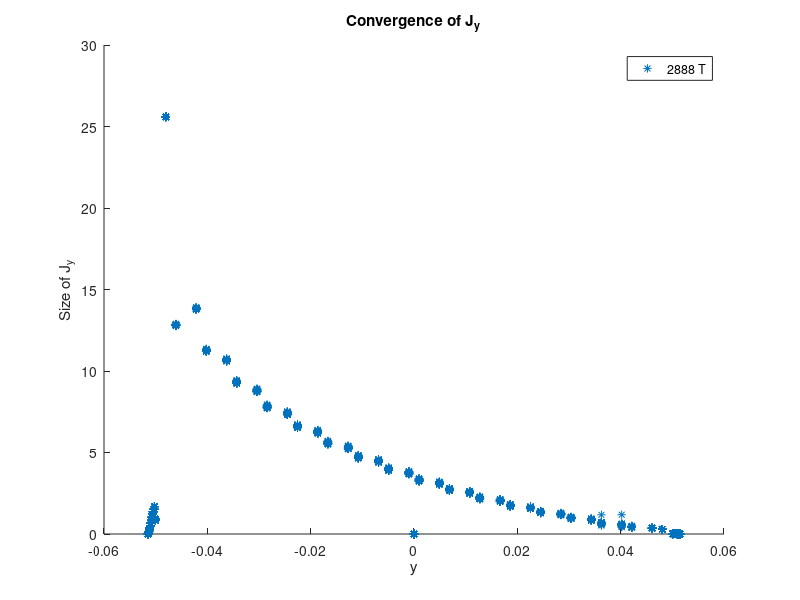
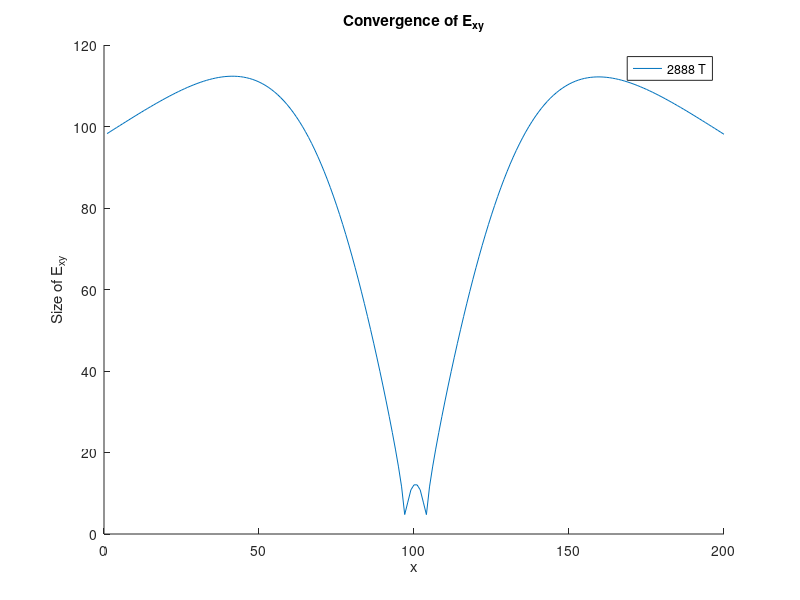
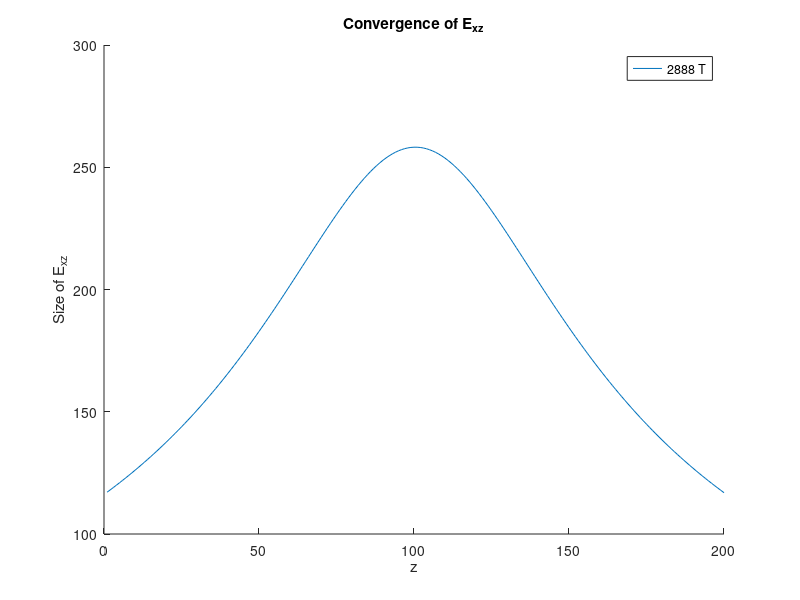

MATLAB code to generate these figures, in order:
P264=0;
P580=0;
P722=0;
P744=0;
P904=0;
P924=0;
P1060=0;
P1104=0;
P1458 =0;
P1680 =0;
P1922 =0;
P2312 =0;
P2888 =1;
P3528 =0;

close all

% load('ConvSlow.mat')
% load('ConvSlowSubWave.mat')

load('ConvSlowHalfTestWave.mat')
% load('ConvFast.mat')
% load('ConvFastSub.mat')

figure(1)
title('Convergence of J_y')
xlabel('y')
ylabel('Size of J_y')
PlottetLabels = {};
hold on

figure(2)
title('Convergence of E_{xy}')
xlabel('x')
ylabel('Size of E_{xy}')
hold on

figure(3)
title('Convergence of E_{xz}')
xlabel('z')
ylabel('Size of E_{xz}')
hold on

if P264
    figure(1)
    plot(center(:,2),abs(J(:,2)),'*')
    figure(2)
    plot(abs(ExyCrossX(:,1)))
    figure(3)
    plot(abs(ExzCrossZ(:,1)))
    PlottetLabels = [PlottetLabels, '264 T'];
end
if P580
    figure(1)
    plot(center(:,5),abs(J(:,5)),'*')
    figure(2)
    plot(abs(ExyCrossX(:,2)))
    figure(3)
    plot(abs(ExzCrossZ(:,2)))
    PlottetLabels = [PlottetLabels, '580 T'];
end
if P722
    figure(1)
    plot(center(:,8),abs(J(:,8)),'*')
    figure(2)
    plot(abs(ExyCrossX(:,3)))
    figure(3)
    plot(abs(ExzCrossZ(:,3)))
    PlottetLabels = [PlottetLabels, '722 T' ];
end
if P744
    figure(1)
    plot(center(:,11),abs(J(:,11)),'*')
    figure(2)
    plot(abs(ExyCrossX(:,4)))
    figure(3)
    plot(abs(ExzCrossZ(:,4)))
    PlottetLabels = [PlottetLabels, '744 T' ];
end
if P904
    figure(1)
    plot(center(:,14),abs(J(:,14)),'*')
    figure(2)
    plot(abs(ExyCrossX(:,5)))
    figure(3)
    plot(abs(ExzCrossZ(:,5)))
    PlottetLabels = [PlottetLabels, '904 T'];
end
if P924
    figure(1)
    plot(center(:,17),abs(J(:,17)),'*')
    figure(2)
    plot(abs(ExyCrossX(:,5)))
    figure(3)
    plot(abs(ExzCrossZ(:,5)))
    PlottetLabels = [PlottetLabels, '924 T'];
end
if P1060
    figure(1)
    plot(center(:,20),abs(J(:,20)),'*')
    figure(2)
    plot(abs(ExyCrossX(:,6)))
    figure(3)
    plot(abs(ExzCrossZ(:,6)))
    PlottetLabels = [PlottetLabels, '1060 T'];
end
if P1104
    figure(1)
    plot(center(:,23),abs(J(:,23)),'*')
    figure(2)
    plot(abs(ExyCrossX(:,6)))
    figure(3)
    plot(abs(ExzCrossZ(:,6)))
    PlottetLabels = [PlottetLabels, '1104 T'];
end
if P1458
    figure(1)
    plot(center(:,26),abs(J(:,26)),'*')
    figure(2)
    plot(abs(ExyCrossX(:,6)))
    figure(3)
    plot(abs(ExzCrossZ(:,6)))
    PlottetLabels = [PlottetLabels, '1458 T'];
end
if P1680
    figure(1)
    plot(center(:,26),abs(J(:,26)),'*')
    figure(2)
    plot(abs(ExyCrossX(:,6)))
    figure(3)
    plot(abs(ExzCrossZ(:,6)))
    PlottetLabels = [PlottetLabels, '1680 T'];
end
if P1922
    figure(1)
    plot(center(:,29),abs(J(:,29)),'*')
    figure(2)
    plot(abs(ExyCrossX(:,6)))
    figure(3)
    plot(abs(ExzCrossZ(:,6)))
    PlottetLabels = [PlottetLabels, '1922 T'];
end
if P2312
    figure(1)
    plot(center(:,32),abs(J(:,32)),'*')
    figure(2)
    plot(abs(ExyCrossX(:,6)))
    figure(3)
    plot(abs(ExzCrossZ(:,6)))
    PlottetLabels = [PlottetLabels, '2312 T'];
end
if P2888
    figure(1)
    plot(center(:,35),abs(J(:,35)),'*')
    figure(2)
    plot(abs(ExyCrossX(:,6)))
    figure(3)
    plot(abs(ExzCrossZ(:,6)))
    PlottetLabels = [PlottetLabels, '2888 T'];
end
if P3528
    figure(1)
    plot(center(:,38),abs(J(:,38)),'*')
    figure(2)
    plot(abs(ExyCrossX(:,6)))
    figure(3)
    plot(abs(ExzCrossZ(:,6)))
    PlottetLabels = [PlottetLabels, '3528 T'];
end

figure(1)
legend(PlottetLabels)
figure(2)
legend(PlottetLabels)
figure(3)
legend(PlottetLabels)
